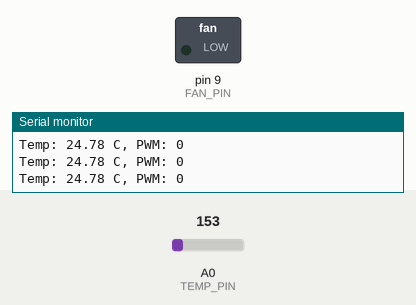
Recording of a sketch running on a simulated Arduino Uno, built with avr-gcc and run on an emulated ATmega328P. Shown: switched loads named in the sketch (green lamp = pin HIGH), the last lines printed to the serial monitor. The test bench sets the inputs (shaded band); at power-on: A0 (TEMP_PIN) = 153.

Above: at 1.3 s.
1.4 s: A0 (TEMP_PIN) set to 165
At 2.6 s:
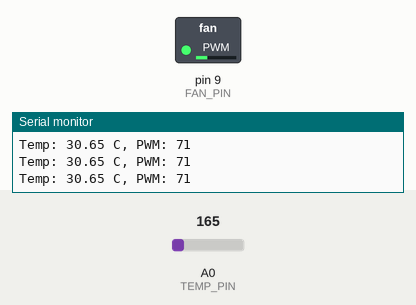
3.0 s: A0 (TEMP_PIN) set to 175
At 3.8 s:
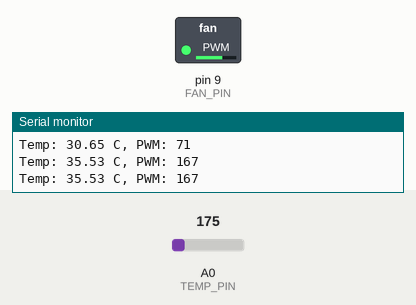
4.5 s: A0 (TEMP_PIN) set to 191
At 5.1 s:
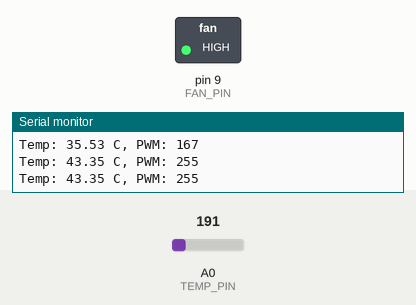
Timing chart, 0 to 7.5 s (numbered marks = the images above; inputs shaded):
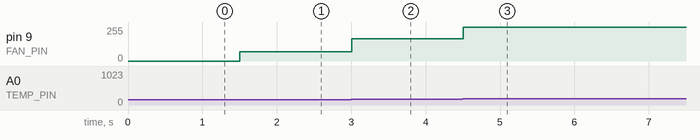

Measured:
- after the input at 1.4 s, pin 9 (FAN_PIN): 0/255 → 71/255 after 0.10 s
- after the input at 3.0 s, pin 9 (FAN_PIN): 71/255 → 167/255 at once
- after the input at 4.5 s, pin 9 (FAN_PIN): 167/255 → 255/255 at once

The sketch:

arduino_uno.ino
```cpp
#define TEMP_PIN A0
#define FAN_PIN 9

void setup() {
  Serial.begin(9600);
  pinMode(FAN_PIN, OUTPUT);
}

void loop() {
  int value = analogRead(TEMP_PIN);

  float voltage = value * (5.0 / 1023.0);
  float temperature = (voltage - 0.5) * 100.0;

  int pwmValue = 0;

  // STRICT OFF region
  if (temperature < 27.0) {
    pwmValue = 0;
  }

  // STRICT FULL region
  else if (temperature >= 40.0) {
    pwmValue = 255;
  }

  // LINEAR REGION (27–40)
  else {
    float slope = 255.0 / (40.0 - 27.0);
    pwmValue = (int)((temperature - 27.0) * slope);
  }

  // EXTRA SAFETY: force complete OFF below threshold
  if (temperature < 27.0) {
    analogWrite(FAN_PIN, 0);
  } else {
    analogWrite(FAN_PIN, pwmValue);
  }

  Serial.print("Temp: ");
  Serial.print(temperature);
  Serial.print(" C, PWM: ");
  Serial.println(pwmValue);

  delay(500);
}
```
